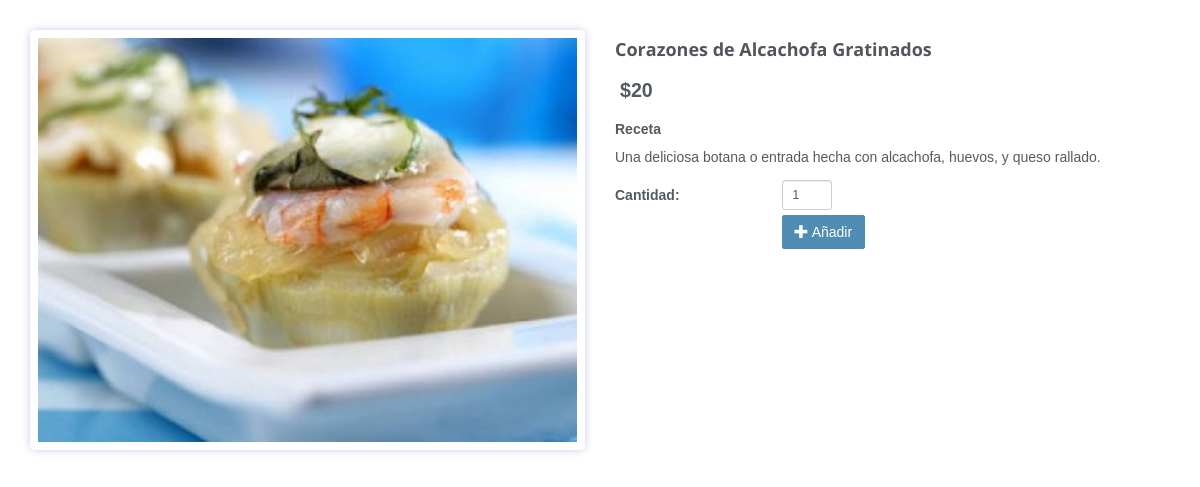
/detalles.php?idproducto=28, run on the app's committed database.
### tables this page shows
CREATE TABLE `platillo` (
  `IDPLATILLO` int(11) NOT NULL AUTO_INCREMENT,
  `PLATILLO` varchar(150) NOT NULL,
  `IDCATEGORIA` int(11) NOT NULL,
  `PRECIO` decimal(10,0) NOT NULL,
  `IMG1` varchar(250) NOT NULL,
  `IMG2` varchar(250) DEFAULT NULL,
  `IMG3` varchar(250) DEFAULT NULL,
  `RECETA` varchar(1200) DEFAULT NULL,
  `ACTIVO` int(11) NOT NULL DEFAULT '0',
  PRIMARY KEY (`IDPLATILLO`),
  UNIQUE KEY `PLATILLO` (`PLATILLO`),
  KEY `IDCATEGORIA` (`IDCATEGORIA`),
  CONSTRAINT `platillo_ibfk_1` FOREIGN KEY (`IDCATEGORIA`) REFERENCES `categoria` (`IDCATEGORIA`)
);

### detalles.php (the view, shortened to what the rows shown need)
<!DOCTYPE html>
 <html class="no-js">
    <head>
        <link rel="stylesheet" href="css/bootstrap.min.css">
        <link rel="stylesheet" href="css/icomoon-social.css">
        <link rel="stylesheet" href="css/leaflet.css" />
		<link rel="stylesheet" href="css/main.css">
        <?php
			include('getinfo.php');
		?>
    </head>
    <body>
        <div class="section">
	    	<div class="container">
	    		<div class="row">
	    			<?php
	    			foreach ($producto as $value) {
					?>
	    			<div class="col-sm-6">
	    				<div class="product-image-large">
	    					<img src="<?php echo $value["IMG1"]?>" alt="Item Name">
	    				</div>
	    			</div>
	    			<div class="col-sm-6 product-details">
	    				<h4><?php echo $value["PLATILLO"]?></h4>
	    				<div class="price">
							<?php echo "$".$value["PRECIO"]?>
						</div>
						<h5>Receta</h5>
	    				<p>
	    					<?php echo $value["RECETA"]?>
	    				</p>
						<table class="shop-item-selections">
							<tr>
								<td><b>Cantidad:</b></td>
								<td>
									<input type="text" class="form-control input-sm input-micro" value="1">
								</td>
							</tr>
							<tr>
								<td>&nbsp;</td>
								<td>
									<a href="#" class="btn"><i class="glyphicon glyphicon-plus icon-white"></i> Añadir</a>
								</td>
							</tr>
						</table>
	    			</div>
	    			<?php
	    			}
	    			?>
	    		</div>
			</div>
		</div>
    </body>
</html>

### data on the page
platillo: IMG1 (picture), PLATILLO "Corazones de Alcachofa Gratinados", PRECIO "20", RECETA "Una deliciosa botana o entrada hecha con alcachofa, huevos, y queso rallado."
